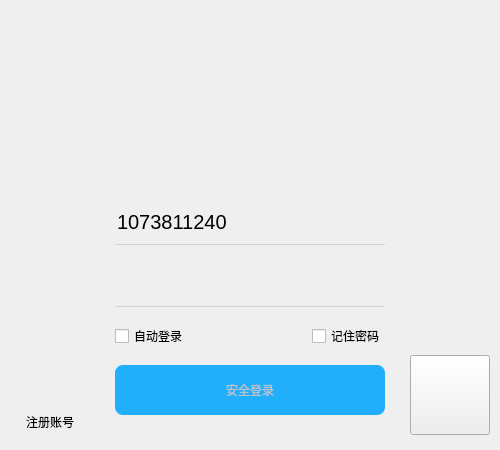
<?xml version="1.0" encoding="UTF-8"?>
<ui version="4.0">
 <class>Form</class>
 <widget class="QWidget" name="Form">
  <property name="geometry">
   <rect>
    <x>0</x>
    <y>0</y>
    <width>500</width>
    <height>450</height>
   </rect>
  </property>
  <property name="minimumSize">
   <size>
    <width>500</width>
    <height>450</height>
   </size>
  </property>
  <property name="maximumSize">
   <size>
    <width>500</width>
    <height>450</height>
   </size>
  </property>
  <property name="windowTitle">
   <string>Form</string>
  </property>
  <layout class="QVBoxLayout" name="verticalLayout" stretch="2,3">
   <property name="spacing">
    <number>0</number>
   </property>
   <property name="leftMargin">
    <number>0</number>
   </property>
   <property name="topMargin">
    <number>0</number>
   </property>
   <property name="rightMargin">
    <number>0</number>
   </property>
   <property name="bottomMargin">
    <number>0</number>
   </property>
   <item>
    <widget class="QWidget" name="widget" native="true">
     <property name="styleSheet">
      <string notr="true"/>
     </property>
     <layout class="QHBoxLayout" name="horizontalLayout_2">
      <property name="spacing">
       <number>0</number>
      </property>
      <property name="leftMargin">
       <number>0</number>
      </property>
      <property name="topMargin">
       <number>0</number>
      </property>
      <property name="rightMargin">
       <number>0</number>
      </property>
      <property name="bottomMargin">
       <number>0</number>
      </property>
      <item>
       <widget class="QLabel" name="login_top_bg_label">
        <property name="text">
         <string/>
        </property>
       </widget>
      </item>
     </layout>
    </widget>
   </item>
   <item>
    <widget class="QWidget" name="login_bottom" native="true">
     <property name="styleSheet">
      <string notr="true"/>
     </property>
     <layout class="QHBoxLayout" name="horizontalLayout" stretch="2,6,2">
      <property name="spacing">
       <number>0</number>
      </property>
      <property name="leftMargin">
       <number>10</number>
      </property>
      <property name="topMargin">
       <number>0</number>
      </property>
      <property name="rightMargin">
       <number>10</number>
      </property>
      <property name="bottomMargin">
       <number>15</number>
      </property>
      <item alignment="Qt::AlignLeft|Qt::AlignBottom">
       <widget class="QPushButton" name="pushButton">
        <property name="text">
         <string>注册账号</string>
        </property>
        <property name="flat">
         <bool>true</bool>
        </property>
       </widget>
      </item>
      <item>
       <widget class="QWidget" name="widget_3" native="true">
        <property name="minimumSize">
         <size>
          <width>0</width>
          <height>0</height>
         </size>
        </property>
        <property name="styleSheet">
         <string notr="true"/>
        </property>
        <layout class="QGridLayout" name="gridLayout">
         <item row="0" column="0" colspan="2">
          <widget class="QComboBox" name="account_cb">
           <property name="minimumSize">
            <size>
             <width>0</width>
             <height>45</height>
            </size>
           </property>
           <property name="styleSheet">
            <string notr="true">QComboBox {
	font-size: 20px;
	border: none;
	border-bottom: 1px solid lightgray;
	background-color: transparent;
	
}

QComboBox:hover {
	border-bottom: 1px solid gray;

}

QComboBox:focus {
	border-bottom: 1px solid rgb(18, 183, 245);

}

QComboBox::drop-down {
	background-color: transparent;
	width: 60px;
	height: 40px;

}

QComboBox::down-arrow {
	
	image: url(:/login/images/login_combobox.png);
	width: 60px;
	height: 20px;

}

QComboBox QAbstractItemView {
	min_height: 60px;

}

QComboBox QAbstractItemView:item {
	color: lightblue;
}




</string>
           </property>
           <property name="editable">
            <bool>true</bool>
           </property>
           <item>
            <property name="text">
             <string>1073811240</string>
            </property>
            <property name="icon">
             <iconset resource="../images.qrc">
              <normaloff>:/login/images/login_item_icon1.jpeg</normaloff>:/login/images/login_item_icon1.jpeg</iconset>
            </property>
           </item>
           <item>
            <property name="text">
             <string>1548795632</string>
            </property>
            <property name="icon">
             <iconset resource="../images.qrc">
              <normaloff>:/login/images/login_item_icon2.jpeg</normaloff>:/login/images/login_item_icon2.jpeg</iconset>
            </property>
           </item>
          </widget>
         </item>
         <item row="1" column="0" colspan="2">
          <widget class="QLineEdit" name="pwd_le">
           <property name="minimumSize">
            <size>
             <width>0</width>
             <height>45</height>
            </size>
           </property>
           <property name="styleSheet">
            <string notr="true">QLineEdit {
	font-size: 20px;
	border: none;
	border-bottom: 1px solid lightgray;
	background-color: transparent;
	
}

QLineEdit:hover {
	border-bottom: 1px solid gray;

}

QLineEdit:focus {
	border-bottom: 1px solid rgb(18, 183, 245);

}

QLineEdit::drop-down {
	background-color: transparent;
	width: 60px;
	height: 40px;

}

QLineEdit::down-arrow {
	
	image: url(:/login/images/login_combobox.png);
	width: 60px;
	height: 20px;

}

QLineEdit QAbstractItemView {
	min_height: 60px;

}

QLineEdit QAbstractItemView:item {
	color: lightblue;
}




</string>
           </property>
           <property name="echoMode">
            <enum>QLineEdit::PasswordEchoOnEdit</enum>
           </property>
           <property name="clearButtonEnabled">
            <bool>true</bool>
           </property>
          </widget>
         </item>
         <item row="2" column="0">
          <widget class="QCheckBox" name="auto_login_cb">
           <property name="text">
            <string>自动登录</string>
           </property>
          </widget>
         </item>
         <item row="2" column="1" alignment="Qt::AlignRight">
          <widget class="QCheckBox" name="remember_pwd_cb">
           <property name="text">
            <string>记住密码</string>
           </property>
          </widget>
         </item>
         <item row="3" column="0" colspan="2">
          <widget class="QPushButton" name="login_btn">
           <property name="enabled">
            <bool>false</bool>
           </property>
           <property name="minimumSize">
            <size>
             <width>0</width>
             <height>50</height>
            </size>
           </property>
           <property name="styleSheet">
            <string notr="true">QPushButton {
	background-color: rgb(33, 174, 250);
	border-radius: 8px;
	color: white;
	spacing: 20px;
	
}

QPushButton:hover {
	background-color: rgb(72, 203, 250);

}

QPushButton:pressed {
	background-color: rgb(85, 85, 255);

}

QPushButton:disabled {
	background-color: ;
	color: rgb(188, 195, 198);

}


</string>
           </property>
           <property name="text">
            <string>安全登录</string>
           </property>
           <property name="icon">
            <iconset resource="../images.qrc">
             <normaloff>:/login/images/login_btn_icon.png</normaloff>:/login/images/login_btn_icon.png</iconset>
           </property>
           <property name="iconSize">
            <size>
             <width>30</width>
             <height>30</height>
            </size>
           </property>
          </widget>
         </item>
        </layout>
       </widget>
      </item>
      <item alignment="Qt::AlignRight|Qt::AlignBottom">
       <widget class="QPushButton" name="pushButton_2">
        <property name="minimumSize">
         <size>
          <width>80</width>
          <height>80</height>
         </size>
        </property>
        <property name="maximumSize">
         <size>
          <width>80</width>
          <height>80</height>
         </size>
        </property>
        <property name="styleSheet">
         <string notr="true">border-image: url(:/login/images/login_qrcode.png);</string>
        </property>
        <property name="text">
         <string/>
        </property>
       </widget>
      </item>
     </layout>
    </widget>
   </item>
  </layout>
 </widget>
 <resources>
  <include location="../images.qrc"/>
 </resources>
 <connections>
  <connection>
   <sender>pushButton</sender>
   <signal>clicked()</signal>
   <receiver>Form</receiver>
   <slot>show_register_pane()</slot>
   <hints>
    <hint type="sourcelabel">
     <x>51</x>
     <y>419</y>
    </hint>
    <hint type="destinationlabel">
     <x>-5</x>
     <y>368</y>
    </hint>
   </hints>
  </connection>
  <connection>
   <sender>pushButton_2</sender>
   <signal>clicked()</signal>
   <receiver>Form</receiver>
   <slot>open_qq_link()</slot>
   <hints>
    <hint type="sourcelabel">
     <x>461</x>
     <y>389</y>
    </hint>
    <hint type="destinationlabel">
     <x>505</x>
     <y>325</y>
    </hint>
   </hints>
  </connection>
  <connection>
   <sender>account_cb</sender>
   <signal>editTextChanged(QString)</signal>
   <receiver>Form</receiver>
   <slot>enable_login_btn()</slot>
   <hints>
    <hint type="sourcelabel">
     <x>287</x>
     <y>218</y>
    </hint>
    <hint type="destinationlabel">
     <x>509</x>
     <y>179</y>
    </hint>
   </hints>
  </connection>
  <connection>
   <sender>pwd_le</sender>
   <signal>textChanged(QString)</signal>
   <receiver>Form</receiver>
   <slot>enable_login_btn()</slot>
   <hints>
    <hint type="sourcelabel">
     <x>221</x>
     <y>284</y>
    </hint>
    <hint type="destinationlabel">
     <x>578</x>
     <y>278</y>
    </hint>
   </hints>
  </connection>
  <connection>
   <sender>login_btn</sender>
   <signal>clicked()</signal>
   <receiver>Form</receiver>
   <slot>check_login()</slot>
   <hints>
    <hint type="sourcelabel">
     <x>350</x>
     <y>391</y>
    </hint>
    <hint type="destinationlabel">
     <x>691</x>
     <y>320</y>
    </hint>
   </hints>
  </connection>
  <connection>
   <sender>auto_login_cb</sender>
   <signal>clicked(bool)</signal>
   <receiver>Form</receiver>
   <slot>auto_login()</slot>
   <hints>
    <hint type="sourcelabel">
     <x>170</x>
     <y>333</y>
    </hint>
    <hint type="destinationlabel">
     <x>-35</x>
     <y>230</y>
    </hint>
   </hints>
  </connection>
  <connection>
   <sender>remember_pwd_cb</sender>
   <signal>clicked(bool)</signal>
   <receiver>Form</receiver>
   <slot>remember_pwd()</slot>
   <hints>
    <hint type="sourcelabel">
     <x>339</x>
     <y>330</y>
    </hint>
    <hint type="destinationlabel">
     <x>520</x>
     <y>303</y>
    </hint>
   </hints>
  </connection>
 </connections>
 <slots>
  <slot>show_register_pane()</slot>
  <slot>open_qq_link()</slot>
  <slot>enable_login_btn()</slot>
  <slot>check_login()</slot>
  <slot>auto_login()</slot>
  <slot>remember_pwd()</slot>
 </slots>
</ui>
